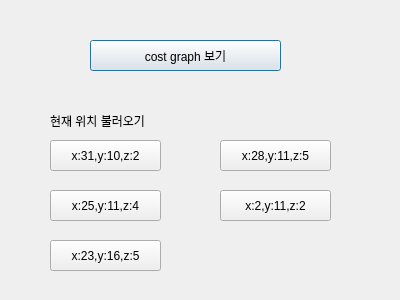
<?xml version="1.0" encoding="UTF-8"?>
<ui version="4.0">
 <class>Dialog</class>
 <widget class="QDialog" name="Dialog">
  <property name="geometry">
   <rect>
    <x>0</x>
    <y>0</y>
    <width>400</width>
    <height>300</height>
   </rect>
  </property>
  <property name="windowTitle">
   <string>Dialog</string>
  </property>
  <widget class="QPushButton" name="btn5">
   <property name="geometry">
    <rect>
     <x>90</x>
     <y>40</y>
     <width>191</width>
     <height>31</height>
    </rect>
   </property>
   <property name="text">
    <string>cost graph 보기</string>
   </property>
  </widget>
  <widget class="QPushButton" name="btn6">
   <property name="geometry">
    <rect>
     <x>50</x>
     <y>140</y>
     <width>111</width>
     <height>31</height>
    </rect>
   </property>
   <property name="text">
    <string>x:31,y:10,z:2</string>
   </property>
  </widget>
  <widget class="QPushButton" name="btn7">
   <property name="geometry">
    <rect>
     <x>50</x>
     <y>190</y>
     <width>111</width>
     <height>31</height>
    </rect>
   </property>
   <property name="text">
    <string>x:25,y:11,z:4</string>
   </property>
  </widget>
  <widget class="QPushButton" name="btn8">
   <property name="geometry">
    <rect>
     <x>50</x>
     <y>240</y>
     <width>111</width>
     <height>31</height>
    </rect>
   </property>
   <property name="text">
    <string>x:23,y:16,z:5</string>
   </property>
  </widget>
  <widget class="QLabel" name="label">
   <property name="geometry">
    <rect>
     <x>50</x>
     <y>110</y>
     <width>271</width>
     <height>21</height>
    </rect>
   </property>
   <property name="text">
    <string>현재 위치 불러오기</string>
   </property>
  </widget>
  <widget class="QPushButton" name="btn10">
   <property name="geometry">
    <rect>
     <x>220</x>
     <y>140</y>
     <width>111</width>
     <height>31</height>
    </rect>
   </property>
   <property name="text">
    <string>x:28,y:11,z:5</string>
   </property>
  </widget>
  <widget class="QPushButton" name="btn11">
   <property name="geometry">
    <rect>
     <x>220</x>
     <y>190</y>
     <width>111</width>
     <height>31</height>
    </rect>
   </property>
   <property name="text">
    <string>x:2,y:11,z:2</string>
   </property>
  </widget>
 </widget>
 <resources/>
 <connections/>
</ui>
